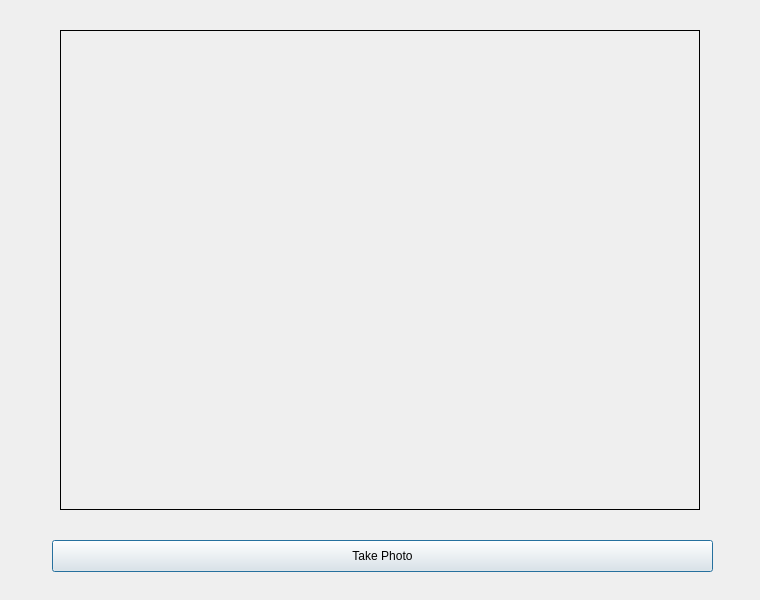
<?xml version="1.0" encoding="UTF-8"?>
<ui version="4.0">
 <class>FaceCaptureWindow</class>
 <widget class="QDialog" name="FaceCaptureWindow">
  <property name="geometry">
   <rect>
    <x>0</x>
    <y>0</y>
    <width>760</width>
    <height>600</height>
   </rect>
  </property>
  <property name="windowTitle">
   <string>Dialog</string>
  </property>
  <widget class="QLabel" name="videoFrame">
   <property name="geometry">
    <rect>
     <x>60</x>
     <y>30</y>
     <width>640</width>
     <height>480</height>
    </rect>
   </property>
   <property name="frameShape">
    <enum>QFrame::Box</enum>
   </property>
   <property name="text">
    <string/>
   </property>
  </widget>
  <widget class="QPushButton" name="camButton">
   <property name="geometry">
    <rect>
     <x>52</x>
     <y>540</y>
     <width>661</width>
     <height>32</height>
    </rect>
   </property>
   <property name="text">
    <string>Take Photo</string>
   </property>
  </widget>
 </widget>
 <resources/>
 <connections/>
</ui>
